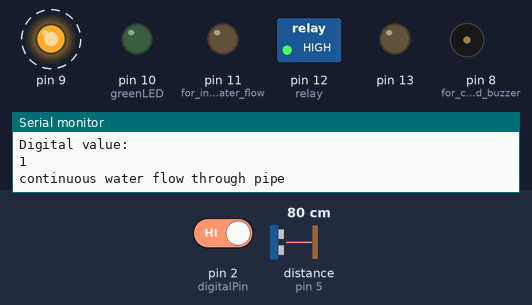
Bench run of a sketch on a simulated Arduino Uno, built with avr-gcc and run on an emulated ATmega328P. Shown: switched loads named in the sketch (green lamp = pin HIGH), output pins drawn as LEDs (lit = HIGH), buzzer (waves = sounding, pin HIGH), the last lines printed to the serial monitor. Wiring (inferred from the names in the program): ultrasonic range finder: trigger pin 4; echo pin 5. Dashed ring = blinking. The test bench sets the inputs (shaded band); at power-on: distance to the obstacle (sensor on pin 5) 80 cm, pin 2 (digitalPin) HIGH. The echo pulse lasts 58.3 µs per cm; pins used as bus, display or sensor lines are not drawn.

Above: at 3.2 s.
3.3 s: distance to the obstacle (sensor on pin 5) set to 17 cm
At 4.0 s:
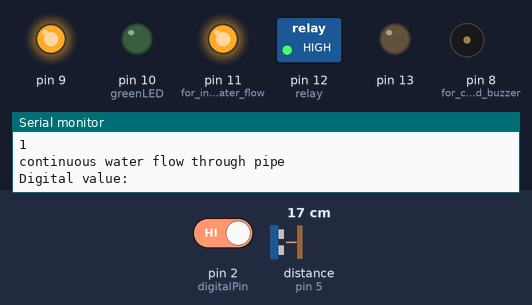
5.5 s: distance to the obstacle (sensor on pin 5) set to 14 cm
At 8.5 s:
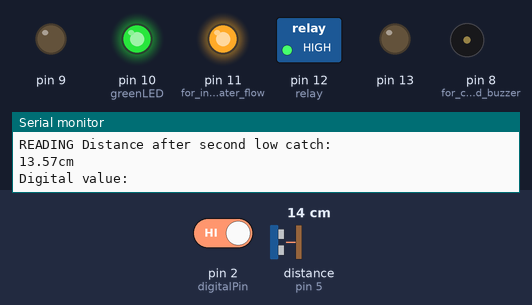
8.8 s: pin 2 (digitalPin) driven LOW
At 18.7 s:
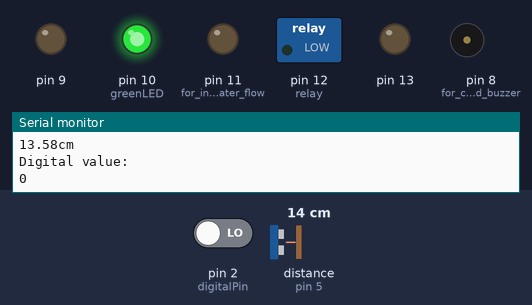
Timing chart, 0 to 18.9 s (numbered marks = the images above; inputs shaded):
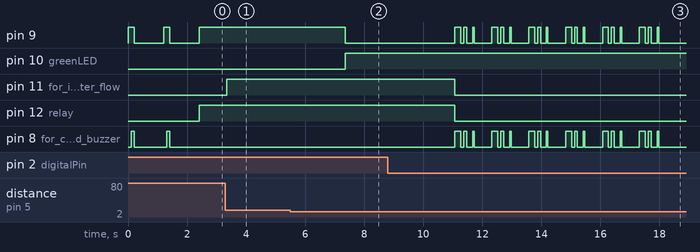

The sketch:

water_level_indicator_n_pump_control.ino
```cpp
//water level indicator and pump control
#define trigger 4 //input port for ultrasonic sensor
#define echo 5 //input port to ultrasonic sensor
float time=0,distance=0;
int digitalPin=2;//(floating pin input)connected through 10k resistor(pull down)..
int digitalvalue;
int countlow=0;
int counthigh=0;
int buzzercount=0;
int flag=0;
void setup()
{
  Serial.begin(9600);
  pinMode(trigger,OUTPUT);//output from arduino and input to ultrasonic sensor
  pinMode(echo,INPUT);//output from ultrasonic sensor and input to arduino
  pinMode(12,OUTPUT);//relay + for controlling pump power supply
  pinMode(13,OUTPUT);//(yellowLED)+ for indication of full water level(full is assumed 5cm depth from ultrasonic sensor)
  pinMode(10,OUTPUT);//greenLED+ for indication of mid level(depth more than full but not more than assumed depth 15cm from ultrasonic sensor)
  pinMode(9,OUTPUT);//(redLED)+ for indication of low water level (level more than assumed depth)
  pinMode(8,OUTPUT);// for controlled buzzer
  pinMode(11,OUTPUT);//for indicating water flowing during motor operation
  pinMode(2,INPUT);//for digital input indicating water flow in pipe connected to motor
}

void loop()
{
  digitalWrite(trigger,LOW);
  delayMicroseconds(2);
  digitalWrite(trigger,HIGH);
  delayMicroseconds(10);
  digitalWrite(trigger,LOW);
  delayMicroseconds(2);
  time=pulseIn(echo,HIGH);//in microseconds
  distance=340*time/20000;//in cm
  Serial.println("Distance:");
  Serial.print(distance);//serial monitor display
  Serial.println("cm");
digitalvalue = digitalRead(digitalPin);    // read the input pin
  Serial.println("DIGITAL INPUT INTEGER VALUE(0-1):");
  Serial.println(digitalvalue);             // debug value
if(distance<=5&&distance!=0)                       //level high(top)full
{
  digitalWrite(12,LOW); //turning motor off
   digitalWrite(11,LOW);//water flow indication off
   digitalWrite(10,LOW);
   digitalWrite(9,LOW);
  digitalWrite(13,HIGH);//turning indication(yellow)
    while(buzzercount!=3)//buzzer-light sequence --tu-tu--tat
{
  digitalWrite(8,HIGH);
  delay(50);
  digitalWrite(8,LOW);digitalWrite(13,LOW);delay(30);
   digitalWrite(8,HIGH); digitalWrite(13,HIGH);
 delay(25);
  digitalWrite(8,LOW);digitalWrite(13,LOW);delay(30);
   digitalWrite(8,HIGH);digitalWrite(13,HIGH);
  delay(100);
  digitalWrite(8,LOW);digitalWrite(13,LOW); delay(600);
  buzzercount++;
  digitalWrite(13,HIGH);
  }
  buzzercount=0;//reset
  while(distance<5)
  { //for sensing full  water level and displaying in serial monitor
   digitalWrite(8,LOW);//buzzer off
   digitalWrite(trigger,LOW);
  delayMicroseconds(2);
  digitalWrite(trigger,HIGH);
  delayMicroseconds(10);
  digitalWrite(trigger,LOW);
  delayMicroseconds(2);
  time=pulseIn(echo,HIGH);//in microseconds
  distance=340*time/20000;//in cm
  Serial.println("Distance:");
  Serial.print(distance);//serial monitor display
  Serial.println("cm");
   }
}
else if(distance>5&&distance<15)                                 //medium level
{

  digitalWrite(8,LOW);
   digitalWrite(12,LOW);//relay off->motor off
   // digitalWrite(11,LOW);//water flow indication off
    digitalWrite(9,LOW);
    digitalWrite(13,LOW);
    digitalWrite(10,HIGH);//notify

}
else if(distance>=15)                                           //level low(bottom)water almost empty
{
 countlow=0;
 counthigh=0;
  Serial.println("first low catch");
  digitalWrite(13,LOW);
  digitalWrite(10,LOW);
  digitalWrite(9,HIGH);// red led notify
  buzzercount=0;//reset
   while(buzzercount!=2)//buzzersequence tu-tu---tu-tu
{ delay(100);
  digitalWrite(8,HIGH); digitalWrite(9,HIGH);
  delay(100);
  digitalWrite(8,LOW); digitalWrite(9,LOW); delay(1000);
  buzzercount++;
   digitalWrite(9,HIGH);
  }
  buzzercount=0;//reset
   digitalWrite(12,HIGH);//relay on->motor on
  while(distance>5)//for using pump upto full level
  {
    //repeating sensing and displaying in serial monitor

 Serial.println("second low catch");
  digitalWrite(trigger,LOW);
    delayMicroseconds(2);
    digitalWrite(trigger,HIGH);
    delayMicroseconds(10);
    digitalWrite(trigger,LOW);
    delayMicroseconds(2);
  time=pulseIn(echo,HIGH);
    distance=340*time/20000;
    Serial.println("READING Distance after second low catch:");
    Serial.print(distance);
    Serial.println("cm");
  digitalvalue = digitalRead(digitalPin);
   Serial.println("Digital value:");
     Serial.println(digitalvalue);
     delay(120);
  if(digitalvalue==0)
  {
  countlow++;
  }
  else
  {
    while(digitalvalue==1)
    {counthigh++;
     Serial.println("continuous water flow through pipe");
           digitalvalue = digitalRead(digitalPin);
            Serial.println("Digital value:");
            Serial.println(digitalvalue);
             if(counthigh==15){
              digitalWrite(11,HIGH);
              counthigh=0;
                break;}

      }counthigh=0;
    }

if(distance>5&&distance<15)//case in the mid level
      {
       digitalWrite(10,HIGH);
        digitalWrite(9,LOW);
         if(countlow==15)//critical case when motor is on but no water pumped
           {
                digitalWrite(11,LOW);//water flow indication off
                digitalWrite(12,LOW);//turning motor off from unnecessary usage
                while(buzzercount!=6)//buzzer-led sequence tu---tu---tut
              {  digitalWrite(8,HIGH);digitalWrite(9,HIGH);
                delay(200);
                digitalWrite(8,LOW);digitalWrite(9,LOW); delay(100);
                digitalWrite(8,HIGH);digitalWrite(9,HIGH);
                delay(100);
                digitalWrite(8,LOW);digitalWrite(9,LOW); delay(200);
                digitalWrite(8,HIGH);digitalWrite(9,HIGH);
                delay(50);
                digitalWrite(8,LOW); digitalWrite(9,LOW);delay(600);
                buzzercount++;
                digitalWrite(9,HIGH);
                }
               digitalWrite(9,LOW);
                buzzercount=0;//reseting from beginning
               counthigh=0;//reseting from beginning
                countlow=0;
              }
}
if(distance>15)
{
  digitalWrite(10,LOW);
  digitalWrite(9,HIGH);
}
  if(countlow==15)//critical case when motor is ON but no water pumped
{
  digitalWrite(10,LOW);
   digitalWrite(11,LOW);//water flow indication off
  digitalWrite(12,LOW);//turning motor off from unnecessary usage*/


 while(buzzercount!=5)//buzzer-led sequence tu---tu---tut
{  digitalWrite(8,HIGH);digitalWrite(9,HIGH);
  delay(200);
  digitalWrite(8,LOW);digitalWrite(9,LOW); delay(100);
   digitalWrite(8,HIGH);digitalWrite(9,HIGH);
 delay(100);
  digitalWrite(8,LOW);digitalWrite(9,LOW); delay(200);
   digitalWrite(8,HIGH);digitalWrite(9,HIGH);
  delay(50);
  digitalWrite(8,LOW); digitalWrite(9,LOW);delay(600);
  buzzercount++;
  digitalWrite(9,HIGH);
  }
  buzzercount=0;     // reseting from beginning
  countlow=0;
  counthigh=0;//staring from beginning
}
}
}
delay(50);
}
```

Measured:
- the behaviour switches between 16 and 15 cm on distance to the obstacle (sensor on pin 5) (found by bisection; images 1 and 2)
- after the input at 5.5 s, pin 9: HIGH → LOW after 1.9 s; pin 10 (greenLED): LOW → HIGH after 1.9 s
- after the input at 8.8 s, pin 9, pin 8 (for_controlled_buzzer): LOW → HIGH after 2.3 s, then repeats every 1.3 s: LOW 0.10 s, HIGH 0.10 s, LOW 0.20 s, HIGH 0.05 s, LOW 0.60 s, HIGH 0.20 s; pin 11 (for_indicating_water_flow), pin 12 (relay): HIGH → LOW after 2.3 s
- by itself, pin 9: alternates HIGH for 0.20 s and LOW for 1.0 s
- by itself, pin 8 (for_controlled_buzzer): alternates HIGH for 0.10 s and LOW for 1.1 s
